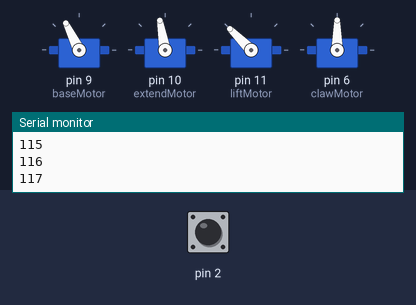
Bench run of a sketch on a simulated Arduino Uno, built with avr-gcc and run on an emulated ATmega328P. On the bench: 4 × servo, the last lines printed to the serial monitor. The inputs (shaded band) are chosen by the test bench; at power-on: pin 2 HIGH.

Above: at 2.2 s.
2.3 s: pin 2 pulled LOW for 0.15 s
At 3.0 s:
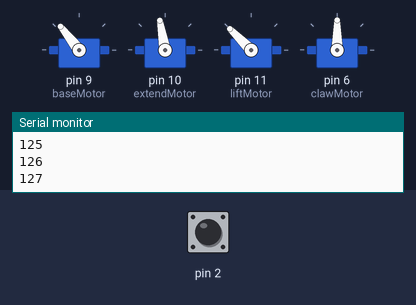
5.4 s: pin 2 pulled LOW for 1 s
At 15.2 s:
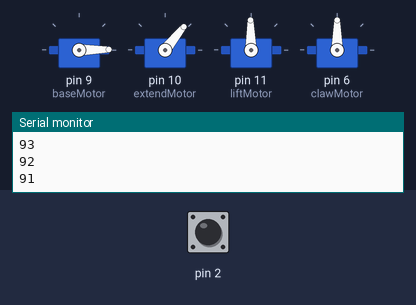
15.4 s: pin 2 pulled LOW for 3.2 s
At 17.3 s:
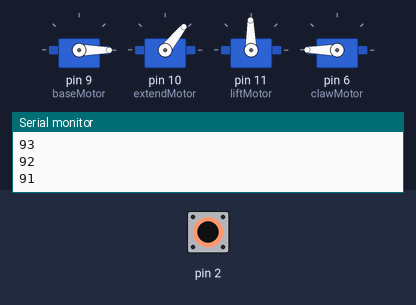
24.3 s: pin 2 pulled LOW for 0.15 s
At 25.7 s:
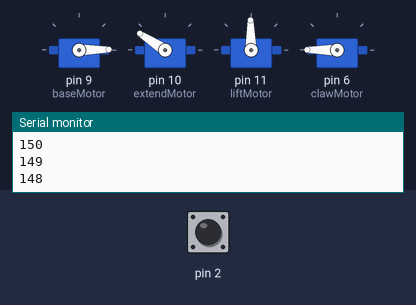
27.4 s: pin 2 pulled LOW for 0.15 s
At 30.57 s:
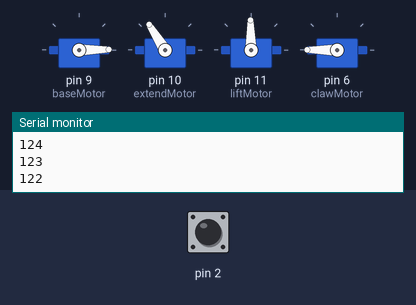
Timing chart, 0 to 33.4 s (numbered marks = the images above; inputs shaded):
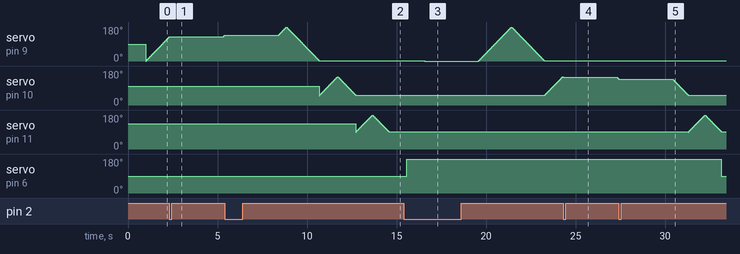

Measured:
- after the input at 2.3 s, servo on pin 10 (extendMotor): stops changing and stays 100°
- after the input at 5.4 s, servo on pin 6 (clawMotor): stays 90° (without the input it goes to 180° after 7.2 s)
- after the input at 15.4 s, servo on pin 11 (liftMotor): stops changing and stays 91°
- after the input at 24.3 s, servo on pin 11 (liftMotor): stays 91° (without the input it goes to 93° after 1.0 s); servo on pin 6 (clawMotor): stays 180° (without the input it goes to 90° after 2.8 s)
- after the input at 27.4 s, servo on pin 9 (baseMotor): stops changing and stays 1°
- by itself, servo on pin 9 (baseMotor): rises from 135° to 180° in 3.4 s, then falls to 1° in 1.8 s

The sketch:

S2E11-clawMotoraddition.ino
```cpp
#include <Servo.h>

/*
Challenge #1: Add home position function
Challenge #2: Add emergency stop so that it stops right away
Challenge #3: Add emergency stop so that it stops right away, and then starts again in 3 seconds
*/

Servo baseMotor;
Servo extendMotor;
Servo liftMotor;
Servo clawMotor;

//- soft limits for motors
int baseMotorMin = 0;
int baseMotorMax = 180;
int baseMotorMid = ((baseMotorMax - baseMotorMin) / 2) + baseMotorMin;

int extendMotorMax = 150;
int extendMotorMin = 50;
int extendMotorMid = ((extendMotorMax - extendMotorMin) / 2) + extendMotorMin;

int liftMotorMax = 180;
int liftMotorMin = 90;
int liftMotorMid = ((liftMotorMax - liftMotorMin) / 2) + liftMotorMin;

int clawClose = 180;
int clawOpen = 90;

//- speed
int speed = 10;


void setup() {
  baseMotor.attach(9);
  extendMotor.attach(10);
  liftMotor.attach(11);
  clawMotor.attach(6);
  pinMode(2,INPUT_PULLUP);

  Serial.begin(9600);

  homePosition();
  delay(1000);
}

void routine() {
  baseMotor.write(baseMotorMin);
  delay(1000);
  baseMotor.write(baseMotorMax);
  delay(1000);
  baseMotor.write(baseMotorMid);
  delay(1000);

  extendMotor.write(extendMotorMin);
  delay(1000);
  extendMotor.write(extendMotorMax);
  delay(1000);

  liftMotor.write(liftMotorMin);
  delay(1000);
  liftMotor.write(liftMotorMax);
  delay(1000);
}

void slowRoutine() {

  baseMotor.write(baseMotorMin);
  checkEmergencyStop();

  //- moves base motor CCW
  for (int i = baseMotorMin; i<baseMotorMax; i++) {
    baseMotor.write(i);
    checkEmergencyStop();
    Serial.println(i);
    delay(speed);
  }

  //- moves base motor CW
  for (int i = baseMotorMax; i>baseMotorMin; i--) {
    baseMotor.write(i);
    checkEmergencyStop();
    Serial.println(i);
    delay(speed);
  }

  //- extend motor code
  extendMotor.write(extendMotorMin);
  checkEmergencyStop();

  //- moves extend motor out
  for (int i = extendMotorMin; i<extendMotorMax; i++) {
    extendMotor.write(i);
    checkEmergencyStop();
    Serial.println(i);
    delay(speed);
  }

  //- moves extend motor in
  for (int i = extendMotorMax; i>extendMotorMin; i--) {
    extendMotor.write(i);
    checkEmergencyStop();
    Serial.println(i);
    delay(speed);
  }


  //- lift motor code
  liftMotor.write(liftMotorMin);
  checkEmergencyStop();

  //- moves lift motor out
  for (int i = liftMotorMin; i<liftMotorMax; i++) {
    liftMotor.write(i);
    checkEmergencyStop();
    Serial.println(i);
    delay(speed);
  }

  //- moves lift motor in
  for (int i = liftMotorMax; i>liftMotorMin; i--) {
    liftMotor.write(i);
    checkEmergencyStop();
    Serial.println(i);
    delay(speed);
  }

}

void homePosition() {
  baseMotor.write(baseMotorMid);
  extendMotor.write(extendMotorMid);
  liftMotor.write(liftMotorMid);
  checkEmergencyStop();
}

void checkEmergencyStop() {
  if (digitalRead(2)==LOW) {
    //- after the button is pressed, just wait here for 3 seconds
    //- then continue
    delay(3000);
  }
}

void loop() {

  //homePosition();

  slowRoutine();

  clawMotor.write(clawOpen);
  delay(1000);
  clawMotor.write(clawClose);
  delay(1000);

}
```
